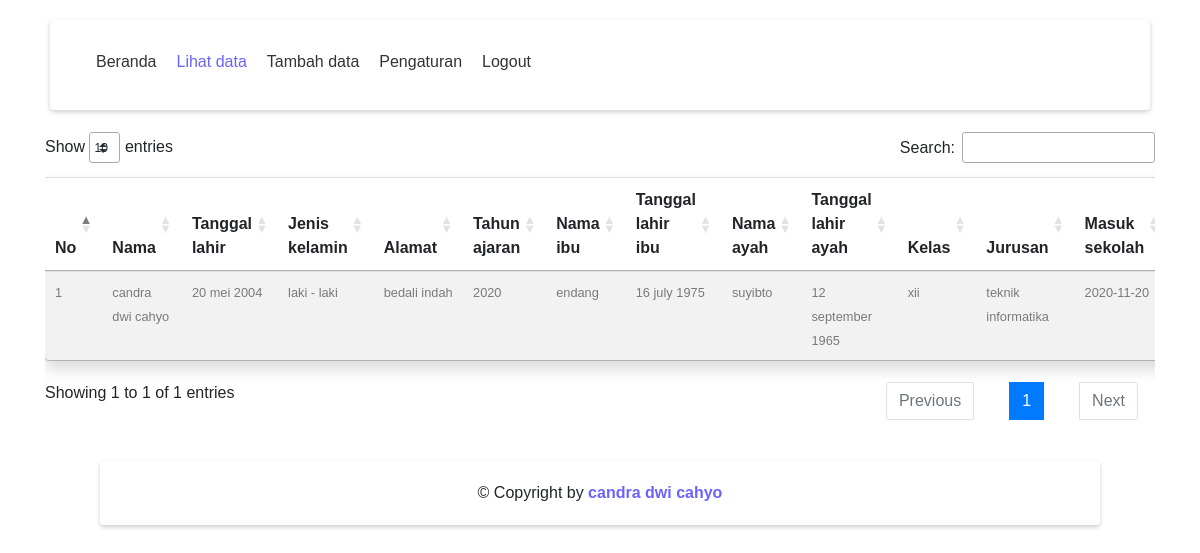
The page /admin/lihat_data.php (signed in) on the database its author committed.
### tables this page shows
CREATE TABLE `data_siswa` (
  `id` int(100) NOT NULL,
  `nama` varchar(100) NOT NULL,
  `ttl` text NOT NULL,
  `jk` varchar(20) NOT NULL,
  `alamat` text NOT NULL,
  `tahun_ajaran` int(10) NOT NULL,
  `nama_ibu` varchar(100) NOT NULL,
  `ttl_ibu` text NOT NULL,
  `nama_ayah` varchar(100) NOT NULL,
  `ttl_ayah` text NOT NULL,
  `kelas` varchar(15) NOT NULL,
  `jurusan` varchar(100) NOT NULL,
  `masuk` varchar(20) NOT NULL,
  `keluar` text NOT NULL,
  `spp` int(10) NOT NULL
);

### function/functions.php (called while the page is built, shortened)
<?php
$conn = mysqli_connect('localhost', 'root', '', 'pendataan_siswa');
function query($param) {
  global $conn;
  $result = mysqli_query($conn, $param);
  $rows = [];
  if (mysqli_num_rows($result) > 0) {
    while ($row = mysqli_fetch_assoc($result)) {
      $rows[] = $row;
    }
  }
  return $rows;
}
function base_url($param = []) {
  $base_url = 'http://localhost:8000/page/aplikasi_pendataan_siswa/';
  $result = (!$param) ? $base_url : $base_url . $param;
  return $result;
}
function view($target, $data = []) {
  require_once $target . '.php';
}

### admin/lihat_data.php (the view, shortened to what this page needs)
<?php
require_once '../function/functions.php';
$data['css'] = 'style4.css';
$data['title'] = 'Halaman lihat data siswa';
$rows = query("SELECT * FROM data_siswa ORDER BY id DESC");
view('../templates/header', $data);
?>
<header class="navbar">
  <nav>
    <ul>
      <li>
        <a href="index.php">
          <span>Beranda</span>
        </a>
      </li>
      <li>
        <a href="lihat_data.php" class="active">
          <span>Lihat data</span>
        </a>
      </li>
      <li>
        <a href="tambah.php">
          <span>Tambah data</span>
        </a>
      </li>
      <li>
        <a href="atur_profile.php?id=<?= $_SESSION['login']['id']; ?>">
          <span>Pengaturan</span>
        </a>
      </li>
      <li>
        <a href="logout.php">
          <span>Logout</span>
        </a>
      </li>
    </ul>
  </nav>
</header>
<div class="container">
  <siv class="row">
    <div class="col-md-8">
    </div>
  </siv>
</div>
<div class="container">
  <siv class="row">
    <div class="col-md-8">
    </div>
  </siv>
</div>
<div class="container">
  <div class="table-responsive">
    <table class="table table-striped rounded shadow" id="myTable">
      <thead>
        <tr>
          <th>No</th>
          <th>Nama</th>
          <th>Tanggal lahir</th>
          <th>Jenis kelamin</th>
          <th>Alamat</th>
          <th>Tahun ajaran</th>
          <th>Nama ibu</th>
          <th>Tanggal lahir ibu</th>
          <th>Nama ayah</th>
          <th>Tanggal lahir ayah</th>
          <th>Kelas</th>
          <th>Jurusan</th>
          <th>Masuk sekolah</th>
        </tr>
      </thead>
      <tbody>
        <?php $num = 1; ?>
        <?php foreach ($rows as $row) : ?>
        <tr>
          <td><small class="text-black-50"><?= $num++; ?></small></td>
          <td><small class="text-black-50"><?= $row['nama']; ?></small></td>
          <td><small class="text-black-50"><?= $row['ttl']; ?></small></td>
          <td><small class="text-black-50"><?= $row['jk']; ?></small></td>
          <td><small class="text-black-50"><?= $row['alamat']; ?></small></td>
          <td><small class="text-black-50"><?= $row['tahun_ajaran']; ?></small></td>
          <td><small class="text-black-50"><?= $row['nama_ibu']; ?></small></td>
          <td><small class="text-black-50"><?= $row['ttl_ibu']; ?></small></td>
          <td><small class="text-black-50"><?= $row['nama_ayah']; ?></small></td>
          <td><small class="text-black-50"><?= $row['ttl_ayah']; ?></small></td>
          <td><small class="text-black-50"><?= $row['kelas']; ?></small></td>
          <td><small class="text-black-50"><?= $row['jurusan']; ?></small></td>
          <td><small class="text-black-50"><?= $row['masuk']; ?></small></td>
        </tr>
        <?php endforeach; ?>
      </tbody>
    </table>
  </div>
</div>
<footer>
  <div class="d-flex justify-content-center">
    <span>© Copyright by <strong class="text-purple"> candra dwi cahyo </strong></span>
  </div>
</footer>
<?php
$data['javascript'] = 'lihatData.js';
view('../templates/footer', $data);
?>

### templates/header.php (shortened to what this page needs)
<!DOCTYPE html>
<html>
<head>
  <link rel="stylesheet" href="<?= base_url('assets/'); ?>css/<?= $data['css']; ?>">
  <link rel="stylesheet" href="https://stackpath.bootstrapcdn.com/bootstrap/4.1.3/css/bootstrap.min.css">
  <link rel="stylesheet" href="https://cdnjs.cloudflare.com/ajax/libs/font-awesome/5.13.1/css/all.min.css">
  <link rel="stylesheet" href="https://cdnjs.cloudflare.com/ajax/libs/limonte-sweetalert2/8.11.8/sweetalert2.min.css">
  <link rel="stylesheet" href="https://cdn.datatables.net/1.10.22/css/jquery.dataTables.css">
  <link rel="stylesheet" href="https://cdn.datatables.net/1.10.22/css/dataTables.bootstrap4.min.css">
</head>
<body>

### templates/footer.php (shortened to what this page needs)
</body>
</html>

### assets/css/style4.css (style rules this page uses)
* { margin: 0; padding: 0; font-family: sans-serif; }
.navbar { position: relative; margin: 20px 25px; padding: 15px 10px; background-color: #fff; border-radius: 4px; box-sizing: border-box; box-shadow: 0 2px 5px rgba(0, 0, 0, .2); overflow: hidden; }
nav ul { margin-top: 10px; display: block; list-style: none; padding: 0 20px; box-sizing: border-box; }
nav ul li { padding: 12px 10px; box-sizing: border-box; color: #333; transition: 1s; }
nav ul li a { display: inline-block; color: #333; }
nav ul li a.active { color: #6C63FF; }
.text-purple { color: #6C63FF; }
footer { position: relative; border-radius: 4px; background-color: #fff; box-shadow: 0 2px 4px rgba(0, 0, 0, .2); padding: 20px 25px; box-sizing: border-box; margin: 30px 25px; }
@media only screen and (orientation: landscape) { nav ul { display: flex; } }
@media only screen and (orientation: landscape) { nav ul li { margin: auto; } }
@media only screen and (orientation: landscape) { .navbar { margin: 20px 50px; } }
@media only screen and (orientation: landscape) { footer { margin: 30px 100px; } }
@media only screen and (min-width: 768px) { nav ul { display: flex; } }
@media only screen and (min-width: 768px) { nav ul li { margin: auto; } }
@media only screen and (min-width: 768px) { .navbar { margin: 20px 50px; } }
@media only screen and (min-width: 768px) { footer { margin: 30px 100px; } }

### rows shown on the page
data_siswa: nama "candra dwi cahyo", ttl "20 mei 2004", jk "laki - laki", alamat "bedali indah", tahun_ajaran "2020", nama_ibu "endang", ttl_ibu "16 july 1975", nama_ayah "suyibto", ttl_ayah "12 september 1965", kelas "xii", jurusan "teknik informatika", masuk "2020-11-20"
